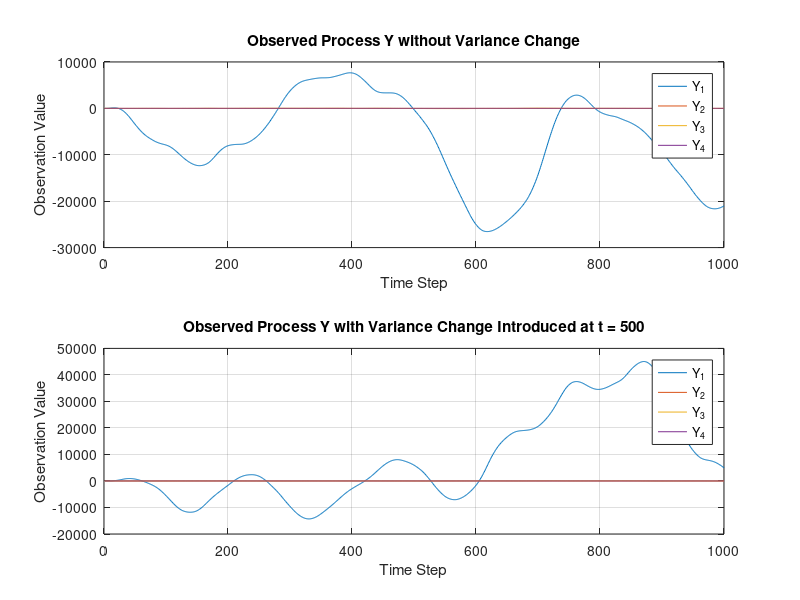

This chart was generated by the following MATLAB code:
%% System Matrices (unchanged)
A = [0.96, 0.99, -0.88, 0.56;
     0, 0.98, 0.75, -0.65;
     0, 0, 0.97, 0.95;
     0, 0, 0, 0.94];
C = [1, 0, 0, 0;
     0, 0, 0, 0;
     0, 0, 1, 0;
     0, 0, 0, 0];

%% Simulation Parameters
T = 1000; % Total timesteps
change_point = 500; % Timestep at which the variance change is introduced

% Define noise covariances
initial_covariance = 0.1 * eye(4); % Covariance before the change point
changed_covariance = 0.5 * eye(4); % Covariance after the change point

% Initial state
Z_no_change = zeros(4, T);
Y_no_change = zeros(4, T);
Z_change = zeros(4, T);
Y_change = zeros(4, T);

% Initial conditions
Z_no_change(:, 1) = [1; 1; 1; 1];
Z_change(:, 1) = [1; 1; 1; 1];

%% Process Simulation with Variance Change at Change Point
for i = 2:T
    % Generate noise with initial covariance before the change point
    if i >= change_point
        W_variance_changed = mvnrnd(zeros(4,1), changed_covariance)';
    else
        W_variance_changed = mvnrnd(zeros(4,1), initial_covariance)';
    end
    
    % Update state and observation for both scenarios
    Z_no_change(:, i) = A * Z_no_change(:, i-1) + mvnrnd(zeros(4,1), initial_covariance)'; % No change scenario
    Y_no_change(:, i) = C * Z_no_change(:, i) + mvnrnd(zeros(4,1), initial_covariance)';
    
    Z_change(:, i) = A * Z_change(:, i-1) + W_variance_changed; % With variance change
    Y_change(:, i) = C * Z_change(:, i) + W_variance_changed;
end

%% Plot Results
figure;

% Plot observed process without variance change
subplot(2, 1, 1);
plot(1:T, Y_no_change');
title('Observed Process Y without Variance Change');
xlabel('Time Step');
ylabel('Observation Value');
legend('Y_1', 'Y_2', 'Y_3', 'Y_4');
grid on;

% Plot observed process with variance change
subplot(2, 1, 2);
plot(1:T, Y_change');
title('Observed Process Y with Variance Change Introduced at t = 500');
xlabel('Time Step');
ylabel('Observation Value');
legend('Y_1', 'Y_2', 'Y_3', 'Y_4');
grid on;
